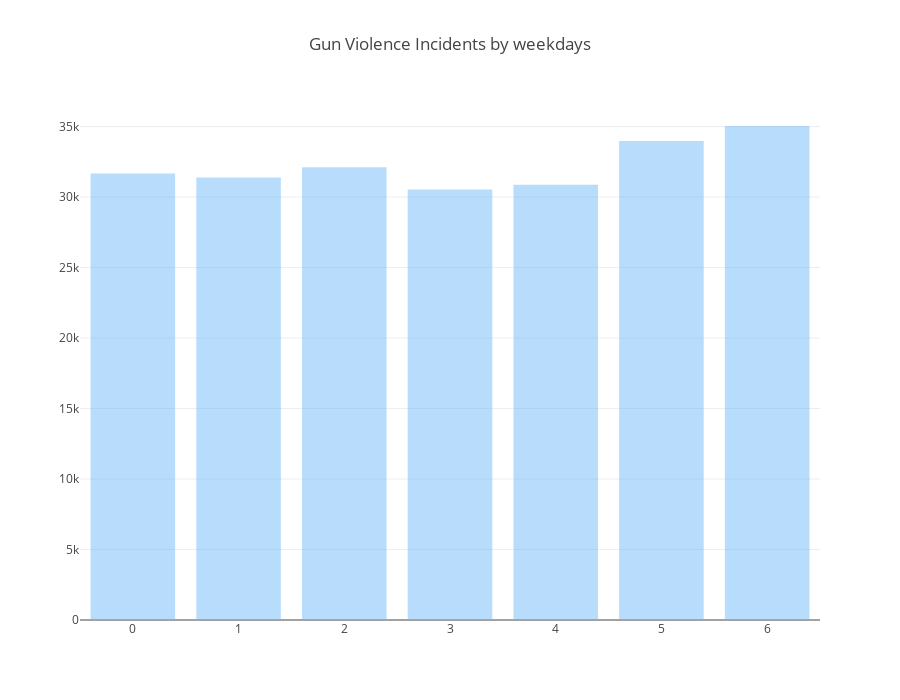

The notebook cell this image was saved under:
### Code cell
def create_stack_bar_data(col):
    aggregated = df[col].value_counts()
    x_values = aggregated.index.tolist()
    y_values = aggregated.values.tolist()
    return x_values, y_values

x1, y1 = create_stack_bar_data('weekday')
x1 = x1[:]
y1 = y1[:]
trace1 = go.Bar(x=x1, y=y1, opacity=.8, name="weekday count", marker=dict(color=['rgba(107, 184, 251, 0.6)',
                                                                               'rgba(107, 184, 251, 0.6)',
                                                                               'rgba(107, 184, 251, 0.6)',
                                                                               'rgba(107, 184, 251, 0.6)',
                                                                               'rgba(107, 184, 251, 0.6)',
                                                                               'rgba(107, 184, 251, 0.6)',
                                                                               'rgba(107, 184, 251, 0.6)']))
layout = dict(height=700, title='Gun Violence Incidents by weekdays', legend=dict(orientation="h"))
fig = go.Figure(data=[trace1], layout=layout)
iplot(fig)

### Figure 1 — Plotly figure (JSON) as saved in the notebook; plotly's stock layout.template omitted (floating-point values rounded to 4 significant figures)
{"data": [{"marker": {"color": ["rgba(107, 184, 251, 0.6)", "rgba(107, 184, 251, 0.6)", "rgba(107, 184, 251, 0.6)", "rgba(107, 184, 251, 0.6)", "rgba(107, 184, 251, 0.6)", "rgba(107, 184, 251, 0.6)", "rgba(107, 184, 251, 0.6)"]}, "name": "weekday count", "opacity": 0.8, "type": "bar", "uid": "a2842210-7bc0-4794-a0a6-8fa106bc9fcd", "x": [6, 5, 2, 0, 1, 4, 3], "y": [35041, 33985, 32108, 31674, 31381, 30867, 30541]}], "layout": {"height": 700, "legend": {"orientation": "h"}, "title": {"text": "Gun Violence Incidents by weekdays"}}}
